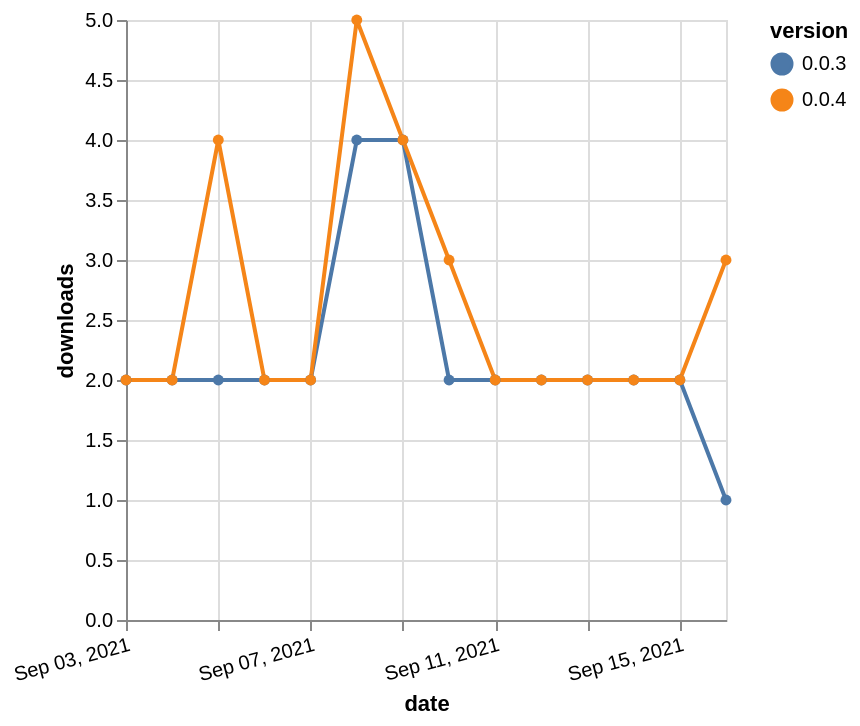

The Vega-Lite source for this figure:
### Vega-Lite specification from a JSON file in a GitHub repository (floating-point values rounded to 4 significant figures)
{"$schema": "https://vega.github.io/schema/vega-lite/v5.json", "description": "A simple bar chart with embedded data.", "data": {"values": [{"date": "2021-09-03", "total": 2438, "delta": 2, "version": "0.0.3"}, {"date": "2021-09-04", "total": 2440, "delta": 2, "version": "0.0.3"}, {"date": "2021-09-05", "total": 2442, "delta": 2, "version": "0.0.3"}, {"date": "2021-09-06", "total": 2444, "delta": 2, "version": "0.0.3"}, {"date": "2021-09-07", "total": 2446, "delta": 2, "version": "0.0.3"}, {"date": "2021-09-08", "total": 2450, "delta": 4, "version": "0.0.3"}, {"date": "2021-09-09", "total": 2454, "delta": 4, "version": "0.0.3"}, {"date": "2021-09-10", "total": 2456, "delta": 2, "version": "0.0.3"}, {"date": "2021-09-11", "total": 2458, "delta": 2, "version": "0.0.3"}, {"date": "2021-09-12", "total": 2460, "delta": 2, "version": "0.0.3"}, {"date": "2021-09-13", "total": 2462, "delta": 2, "version": "0.0.3"}, {"date": "2021-09-14", "total": 2464, "delta": 2, "version": "0.0.3"}, {"date": "2021-09-15", "total": 2466, "delta": 2, "version": "0.0.3"}, {"date": "2021-09-16", "total": 2467, "delta": 1, "version": "0.0.3"}, {"date": "2021-09-03", "total": 2799, "delta": 2, "version": "0.0.4"}, {"date": "2021-09-04", "total": 2801, "delta": 2, "version": "0.0.4"}, {"date": "2021-09-05", "total": 2805, "delta": 4, "version": "0.0.4"}, {"date": "2021-09-06", "total": 2807, "delta": 2, "version": "0.0.4"}, {"date": "2021-09-07", "total": 2809, "delta": 2, "version": "0.0.4"}, {"date": "2021-09-08", "total": 2814, "delta": 5, "version": "0.0.4"}, {"date": "2021-09-09", "total": 2818, "delta": 4, "version": "0.0.4"}, {"date": "2021-09-10", "total": 2821, "delta": 3, "version": "0.0.4"}, {"date": "2021-09-11", "total": 2823, "delta": 2, "version": "0.0.4"}, {"date": "2021-09-12", "total": 2825, "delta": 2, "version": "0.0.4"}, {"date": "2021-09-13", "total": 2827, "delta": 2, "version": "0.0.4"}, {"date": "2021-09-14", "total": 2829, "delta": 2, "version": "0.0.4"}, {"date": "2021-09-15", "total": 2831, "delta": 2, "version": "0.0.4"}, {"date": "2021-09-16", "total": 2834, "delta": 3, "version": "0.0.4"}]}, "width": "container", "mark": {"type": "line", "point": {"filled": true}}, "encoding": {"x": {"field": "date", "type": "temporal", "timeUnit": "yearmonthdate", "title": "date", "axis": {"labelAngle": -15}}, "y": {"field": "delta", "type": "quantitative", "title": "downloads"}, "color": {"field": "version", "type": "nominal"}, "tooltip": {"field": "delta"}}}
